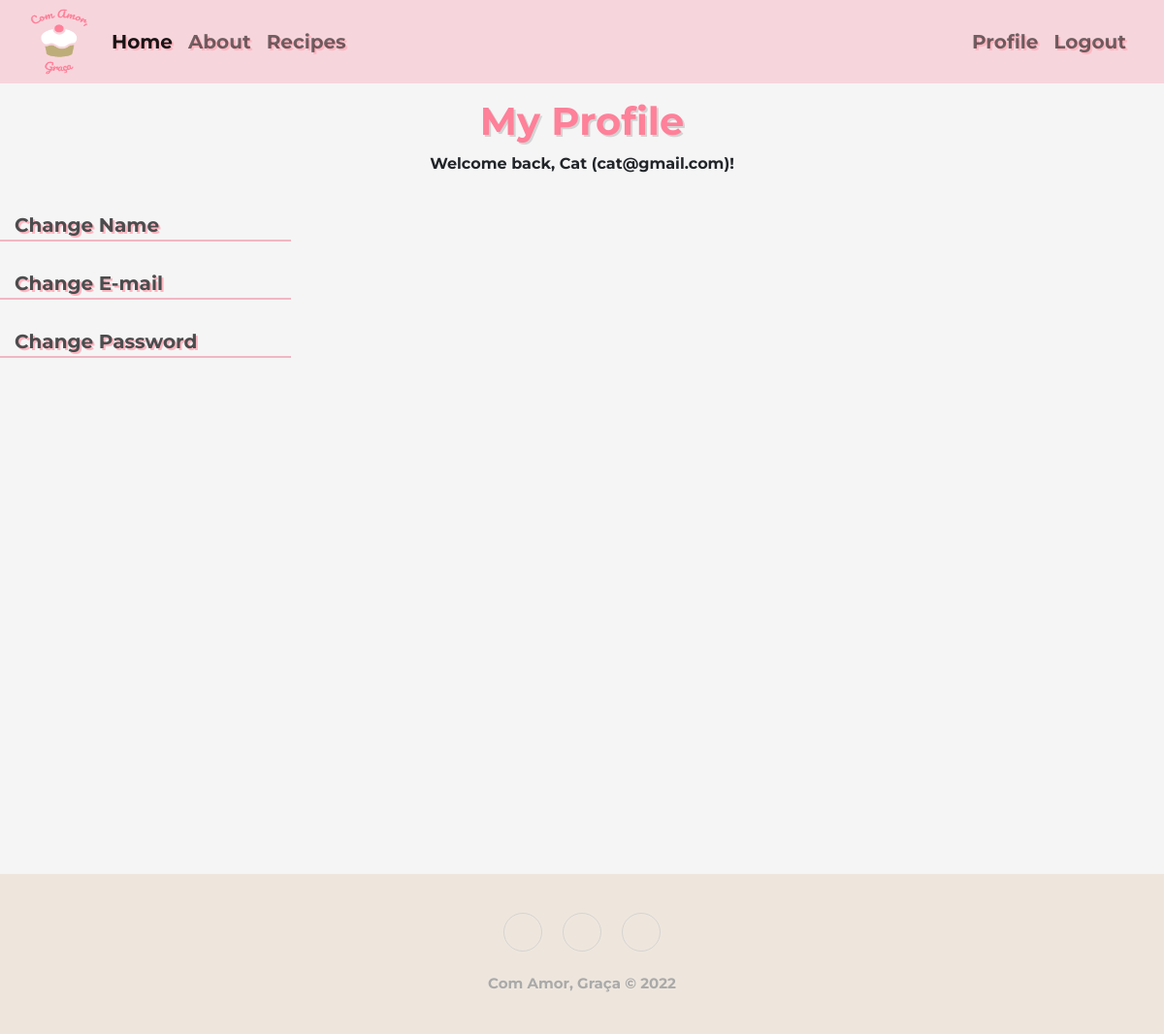
Page /profile (signed in) on the earlier database version.
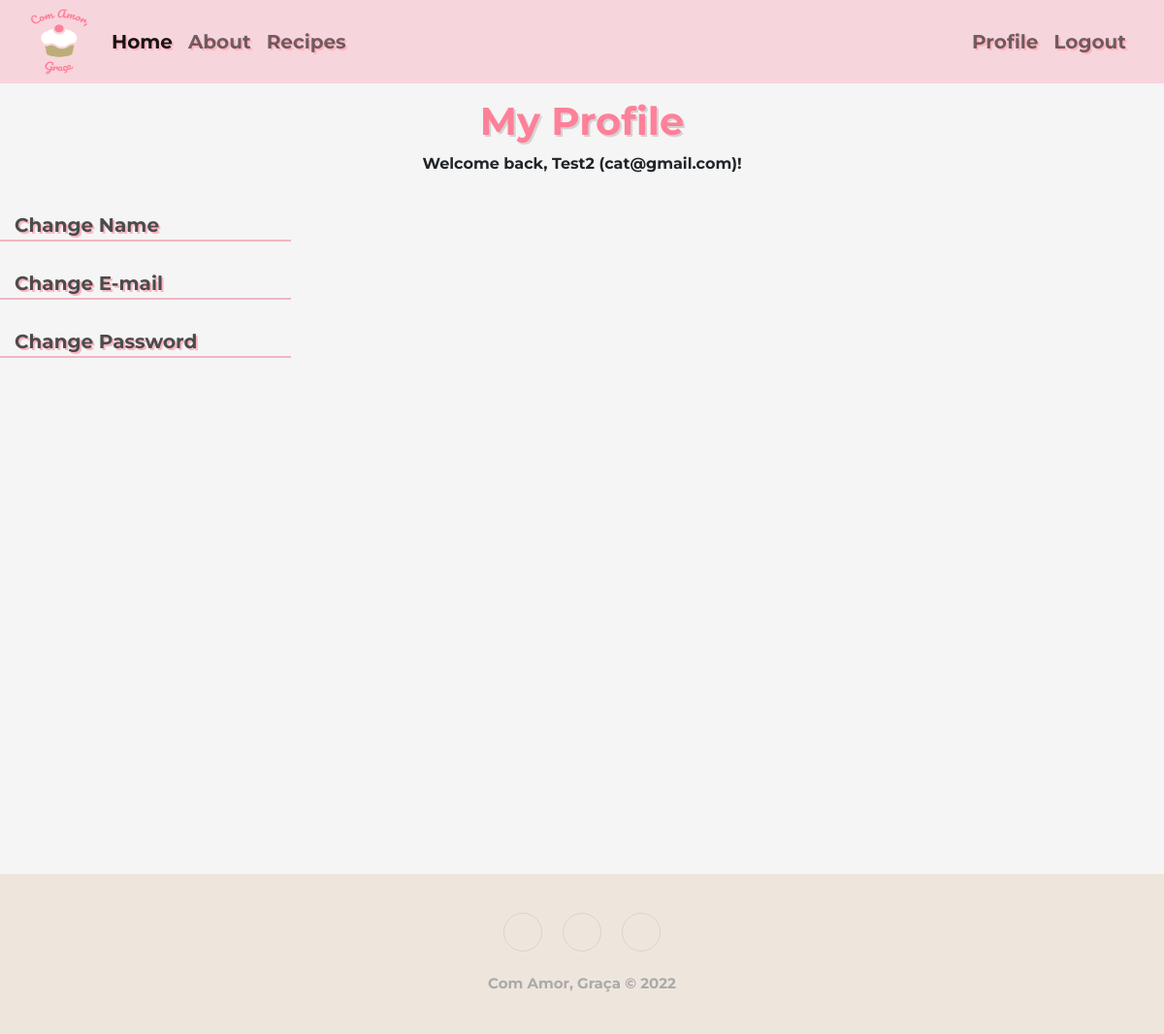
Same page on the later database version.
### flask_program/models_database.py (models this page shows)
class User(db.Model, UserMixin): #user information
    id = db.Column(db.Integer, primary_key=True)
    adm_bool = db.Column(db.Integer) #For security reasons an Admin can only be added manually at the db. One ADM can add another ADM via website, otherwise it's not possible to create a adm account via register. ADM = 0 means it's not an adm, ADM = 1 means it's adm
    email = db.Column(db.Text, unique=True, nullable=False)
    password = db.Column(db.Text, nullable=False)
    name = db.Column(db.Text, nullable=False)
    posts = db.relationship('Post')

### flask_program/auth.py (the view)
@auth.route('/profile', methods=['GET', 'POST'])
@login_required
def profile():
    id = current_user.id
    user_info = User.query.filter(User.id == id).first()
    is_adm = user_info.adm_bool
    post_info = Post.query.filter(Post.user_id == id).all()
    post_thumb = []
    for i in post_info:
        hold = str_to_list(i.filename)
        post_thumb.append(hold[0])
    return render_template('profile.html', user=current_user, user_name=user_info.name, user_email=user_info.email ,my_recipes=post_thumb, is_adm=is_adm)

### flask_program/templates/profile.html (shortened to what this page needs)
{% extends "index.html" %}
{% block link %}
<link rel="stylesheet" href="static/profile.css"> {% endblock %}
{% block main %}
<h1>
    <a href="/profile" class="profileTitle">
        My Profile
    </a>
</h1>
<p>Welcome back, {{ user_name }} ({{ user_email }})!</p>
<div class="flexProfile">
	<div class="settingsNav">
		<ul class="nav flex-column">
			<li class="nav-item">
				<button class="nav-link navbar-brand" type="button" id="nameChange">Change Name</button>
			</li>
			<hr class="hrSet">
			<li class="nav-item">
				<button class="nav-link navbar-brand" type="button" id="emailChange">Change E-mail</button>
			</li>
			<hr class="hrSet">
			<li class="nav-item">
				<button class="nav-link navbar-brand" type="button" id="pwChange">Change Password</button>
			</li>
			<hr class="hrSet">
		</ul>
	</div>
	<div class="myProfile" id="myProfile">
	</div>
</div>
{% endblock %}

### flask_program/templates/index.html (shortened to what this page needs)
<!DOCTYPE html>
<html lang="pt-PT">
    <head>
        <link href="https://cdn.jsdelivr.net/npm/bootstrap@5.2.3/dist/css/bootstrap.min.css" rel="stylesheet">
        <link rel="stylesheet" href="https://cdnjs.cloudflare.com/ajax/libs/twitter-bootstrap/4.1.3/css/bootstrap.min.css">
        <link rel="stylesheet" href="https://cdnjs.cloudflare.com/ajax/libs/ionicons/2.0.1/css/ionicons.min.css">
        <link rel="stylesheet" href="{{ url_for('static', filename='style.css') }}">
        {% block link %}{% endblock %}
    </head>
    <body>
        <header>
            <div class="navigation">
                <nav class="navbar navbar-expand-lg pink-nav">
                    <div class="container-fluid">
                      <a class="navbar-brand" href="{{ url_for('views.index') }}">
                        <img src="{{ url_for('static', filename='static_imgs/logo2.png') }}" alt="Brand Logo" width="60" height="70">
                      </a>
                      <div class="collapse navbar-collapse" id="navbarSupportedContent">
                        <ul class="navbar-nav me-auto mb-2 mb-lg-0">
                          <li class="nav-item">
                            <a class="nav-link active" href="{{ url_for('views.index') }}">Home</a>
                          </li>
                          <li class="nav-item">
                            <a class="nav-link" href="{{ url_for('views.about') }}">About</a>
                          </li>
                          <li class="nav-item">
                            <a class="nav-link" href="{{ url_for('views.recipes') }}">Recipes</a>
                          </li>
                          {% if user.is_authenticated %}
                          <li class="nav-item ms-auto">
                            <a class="nav-link" href="{{ url_for('auth.profile') }}">Profile</a>
                          </li>
                          <li class="nav-item">
                            <a class="nav-link" href="{{ url_for('auth.logout') }}">Logout</a>
                          </li>
                          {% else %}
                          <li class="nav-item ms-auto">
                            <a class="nav-link" href="{{ url_for('auth.login') }}">Login</a>
                          </li>
                          {% endif %}
                        </ul>
                      </div>
                    </div>
                  </nav>
            </div>
        </header>
        <main>
          {% block main %}{% endblock %}
        </main>
        <div class="footer-basic">
            <footer>
                <div class="social">
                    <a href="https://instagram.com/withlovegratia"></a>
                    <a href="#"></a>
                    <a href="#"></a></div>
                <p class="copyright">Com Amor, Graça © 2022</p>
            </footer>
        </div>
      </body>
</html>

### flask_program/static/style.css (style rules this page uses)
.hrSet { margin: 0px 0px 8px 0px !important; background-color: #f90032; height: 1px; }
.pink-nav { background-color: #F7D5DC !important; font-size: 20px; }
.nav-item { text-shadow: 2px 2px lightpink; color: #4b4c4d; }
.navbar-brand { padding: 0; }
.navbar-nav { width: 100%; }
body { background-color: #f5f5f5; font-family: 'Montserrat', sans-serif; font-weight: bold; margin-inline: auto; }
main { min-height: 100vh; background-color: #f5f5f5; font-weight: bold; }
main h1 { color: #FF8099; font-weight: bold; margin-top: 15px; text-align: center; text-shadow: 2px 2px lightgray; }
.footer-basic { padding:40px 0; background-color: #eee6dd; color:#4b4c4d; }
.footer-basic .social { text-align:center; padding: 0; }
.footer-basic .social > a { font-size:24px; width:40px; height:40px; line-height:40px; display:inline-block; text-align:center; border-radius:50%; border:1px solid #ccc; margin:0 8px; color:inherit; opacity:0.75; }
.footer-basic .copyright { margin-top:15px; text-align:center; font-size: 15px; color:#aaa; margin-bottom:0; }

### flask_program/static/profile.css (style rules this page uses)
.profileTitle { color: #FF8099; text-shadow: 2px 2px lightgray; border: none; background: none; margin-top: 15px; text-align: center !important; }
p { text-align: center; }
.flexProfile { display: flex; justify-content: space-between; }
.settingsNav { width: 25%; }
.settingsNav button { background: none; border: none; color: #4b4c4d; font-size: 20px; text-shadow: 2px 2px lightpink; }
.flex-column li { margin-top: 20px; margin-inline: 15px; }
.myProfile { width: 70%; }

Differences in the rows shown:
changed User "cat@gmail.com": name "Cat" → "Test2"
